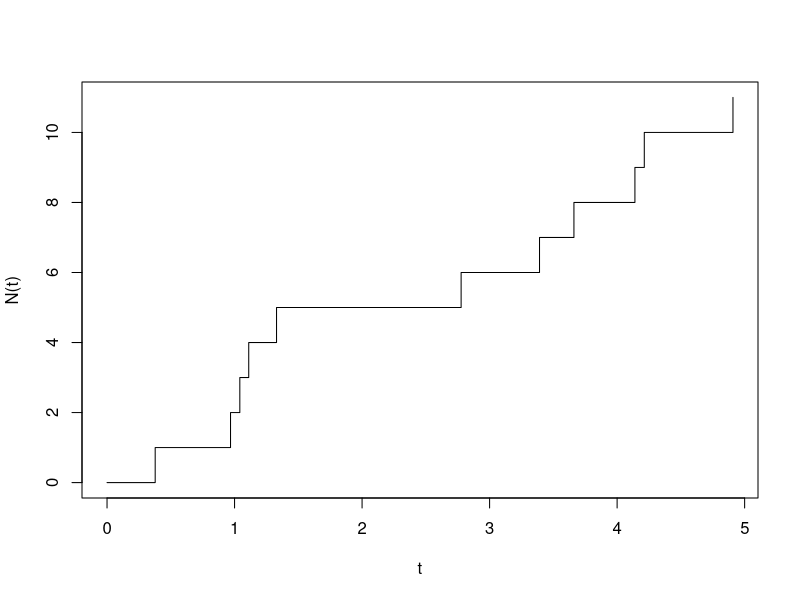
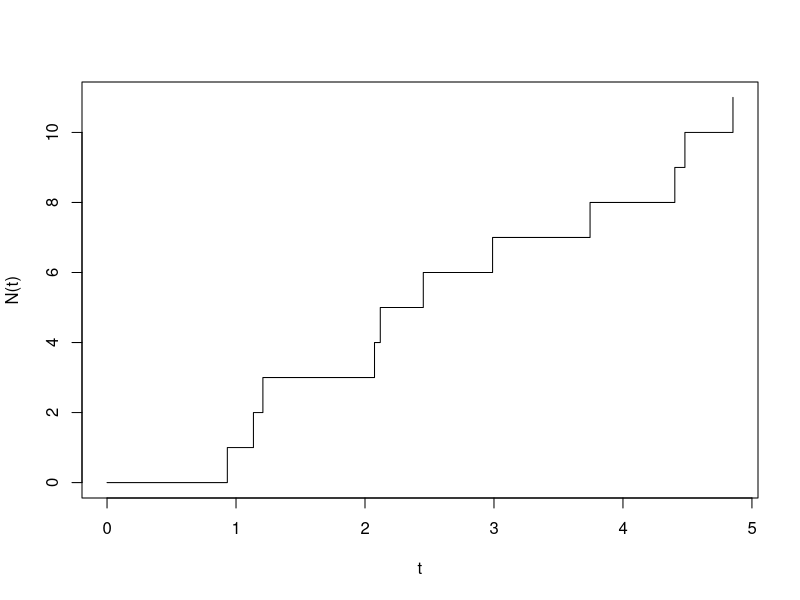
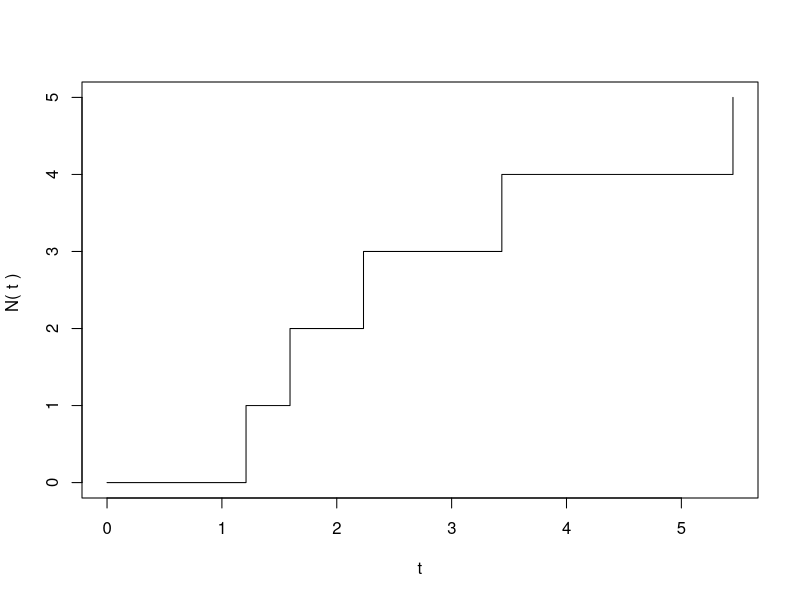

The R script that drew these images, in order:
## ---- chunk 1
library(expm)
P=matrix(c(2,1,1,0,
0,1,1,2,
1,2,1,0,
1,1,1,1),
ncol=4,byrow=TRUE)/4
#(a)Limitingdistributionvialinearequations
A=rbind(t(P)-diag(4),rep(1,4))
b=c(rep(0,4),1)
pi_eq=solve(t(A)%*%A,t(A)%*%b)
#(b)Powermethod
P50=P%^%50
P100=P%^%100
#(c)Differentinitialdistributions
alpha1=c(1,0,0,0)
alpha2=c(0.25,0.25,0.25,0.25)
alpha1%*%P100
alpha2%*%P100
pi_eq

## ---- chunk 2
rm(list=ls())
library(expm)
P=matrix(c(0,0,0,0,1,
1,0,0,0,0,
1/2,1/2,0,0,0,
1/3,1/3,1/3,0,0,
1/4,1/4,1/4,1/4,0),ncol=5,byrow=TRUE)

#(b)Limitingdistribution
A=rbind(t(P)-diag(5),rep(1,5))
b=c(rep(0,5),1)
pi_eq=solve(t(A)%*%A,t(A)%*%b)

#(c)Powermethod
P100=P%^%100
#(d)DifferentInitialstates
alpha0=c(1,0,0,0,0)
alpha4=c(0,0,0,0,1)
alpha0%*%P100
alpha4%*%P100
pi_eq
## ---- chunk 3
rm(list=ls())
set.seed(1)
z=c(0,1,2,3)
pz=c(0.2,0.3,0.2,0.3)
#(a)Singlerealization
x=numeric(6)
x[1]=2
for(i in 1:5)
x[i+1]=sum(sample(z,size=x[i],prob=pz,replace=TRUE))
x
#(b)Differentseed
set.seed(10)
x2=numeric(6)
x2[1]=2
for(i in 1:5){
x2[i+1]=sum(sample(z,size=x2[i],prob=pz,replace=TRUE))
return(x2[i+1])}
x2
#(c)Multiplerealizations
paths=matrix(0,nrow=10,ncol=6)
for(j in 1:10){
paths[j,1]=2
for(i in 1:5){
paths[j,i+1]=sum(sample(z,size=paths[j,i],prob=pz,replace=TRUE))
}
}
paths

## ---- chunk 4
rm(list=ls())
set.seed(2)
z=c(0,1,2,3)
pz=c(0.25,0.35,0.3,0.1)
x=numeric(9)
x[1]=3
for(i in 1:8)
x[i+1]=sum(sample(z,size=x[i],prob=pz,replace=TRUE))
x
## ---- chunk 5
set.seed(3)
z=c(0,1,2,3,4,5)
pz=c(0.1,0.2,0.15,0.2,0.25,0.1)
paths=matrix(0,nrow=10,ncol=8)
for(j in 1:10){
paths[j,1]=1

for(i in 1:7){
paths[j,i+1]=sum(sample(z,size=paths[j,i],prob=pz,replace=TRUE))
}
}
paths
## ---- chunk 6
PoisProc=function(lambda,time){

inter=rexp(50,lambda)
arr=cumsum(inter)
arr=arr[arr<time]
n=length(arr)

t1=c(0,arr)
Nt=0:n

plot(t1,Nt,type="s",xlab="t",ylab="N(t)")
data.frame(t1,Nt)

}

set.seed(1)
PoisProc(2,5)

set.seed(2)
PoisProc(2,5)


## ---- chunk 7
rm(list = ls())
SimuPoiss = function(lambda,t)
{
  n = length(t)
  Nt = numeric(n)
  Nt[1] = rpois(1, lambda*t[1])
  for ( i in 2:n){
    Nt[i] = Nt[i-1] + rpois(1, lambda*(t[i] - t[i-1]))
    
    data.frame(t, Nt, lambda_t = lambda*t)
  }

}

set.seed(1)
SimuPoiss(1,c(1.5,2.2,3.8,7.5,8.8))

## ---- chunk 8
rm(list = ls())
SimPoiss = function(n, t)
{
  arr = sort(runif(n,0,t))
  t1 = c (0 , arr )
  Nt = 0:n
  plot ( t1 , Nt , type="s" , xlab="t" ,     ylab="N( t ) " )
  data.frame(t1,Nt)
}
set.seed(1)
SimPoiss(5 ,6)
  
